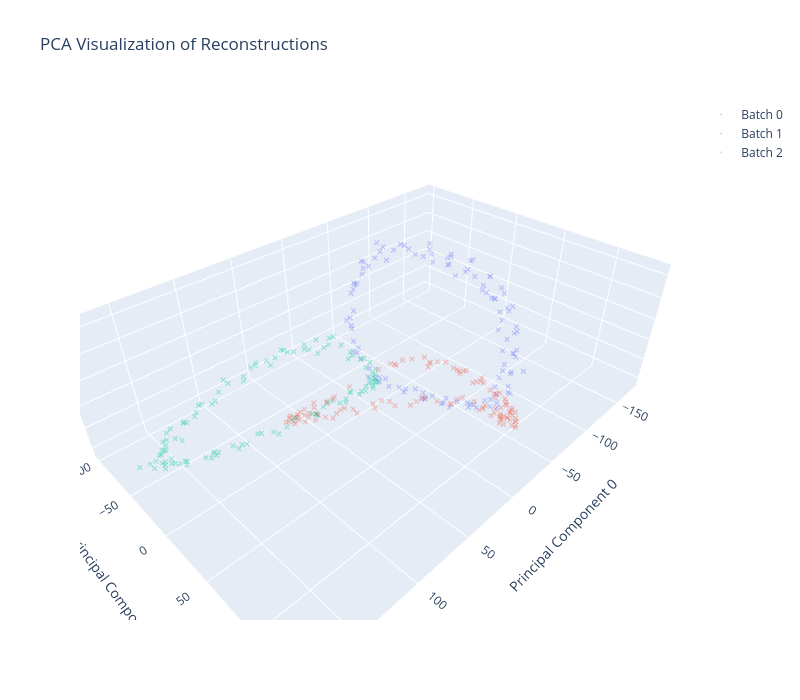

Notebook source saved alongside this figure:
### Code cell
from sklearn.decomposition import PCA
import plotly.graph_objects as go
import numpy as np

pca = PCA()
output_pca = pca.fit_transform(activations[1][:,-1,:].detach().cpu().numpy())

# Create single 3D plot
fig = go.Figure()

for a in range(3):
    fig.add_trace(
        go.Scatter3d(
            x=output_pca[:, 0][a*113:a*113+113],
            y=output_pca[:, 1][a*113:a*113+113],
            z=output_pca[:, 5][a*113:a*113+113],
            mode='markers',
            marker=dict(
                size=2,
                colorscale='viridis',
                opacity=0.3,
                symbol='x'
            ),
            name=f'Batch {a}'
        )
    )

# Update scene properties
fig.update_layout(
    scene=dict(
        xaxis_title="Principal Component 0",
        yaxis_title="Principal Component 1",
        zaxis_title="Principal Component 5"
    ),
    title="PCA Visualization of Reconstructions",
    width=800,
    height=700
)

fig.show()
